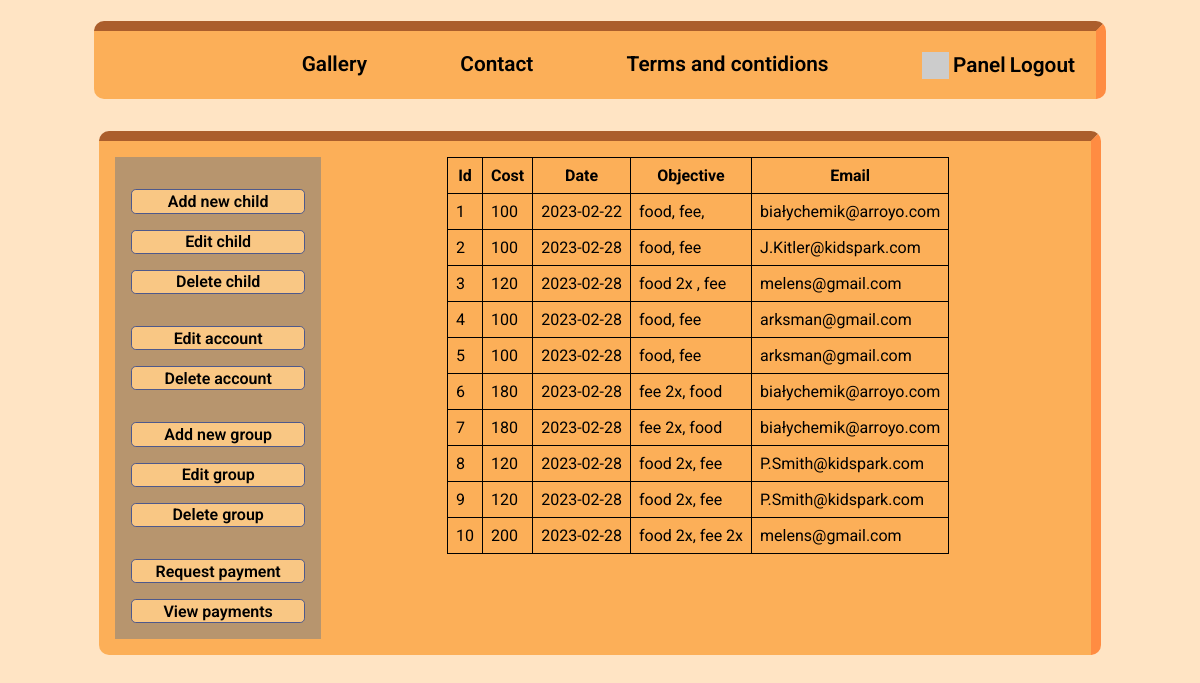
Screenshot of /panel/admin/payments/index.php (signed in) with the database file from the repository.
### tables this page shows
CREATE TABLE `payments` (
  `paymentId` int(11) NOT NULL,
  `cost` int(11) NOT NULL,
  `dateDue` date NOT NULL,
  `accountId` int(11) NOT NULL,
  `childId` int(11) NOT NULL,
  `objective` text NOT NULL
);

CREATE TABLE `accounts` (
  `accountId` int(11) NOT NULL,
  `email` text NOT NULL,
  `name` text NOT NULL,
  `familyName` text NOT NULL,
  `accountType` text NOT NULL,
  `password` text NOT NULL
);

### panel/admin/payments/index.php (the view, shortened to what this page needs)
<?php
    $conn = mysqli_connect("localhost", "root", "", "kindergarten");
?>
<!DOCTYPE html>
<html lang="en">
<head>
    <link rel="stylesheet" href="../../../css/style.css">
    <link rel="stylesheet" href="../../../css/admin.css">
</head>
<body>
    <div id="container">
        <?php
        include "../../../navbar.php";
        ?>
        </div>
        <div id="content">
            <?php
            include "../sidebar.php";
            ?>
            <div id="data">
                <table>
                    <tr><th>Id</th><th>Cost</th><th>Date</th><th>Objective</th><th>Email</th></tr>
                    <?php
                        $query = mysqli_query($conn, "SELECT paymentId, cost, dateDue, objective, email FROM payments JOIN accounts ON payments.accountId = accounts.accountId");
                        while ($row = mysqli_fetch_array($query)){
                            echo "<tr><td>{$row['paymentId']}</td><td>{$row['cost']}</td><td>{$row['dateDue']}</td><td>{$row['objective']}</td><td>{$row['email']}</td></tr>";
                        }
                    ?>
                </table>
            </div>
        </div>
</body>
</html>

### css/style.css (style rules this page uses)
body { font-family: Roboto, sans-serif; }
#content { width: 80vw; background-color: #FCAF58; margin: 2em auto auto; border: #FF8C42 10px inset; border-radius: 10px; border-bottom: none; border-left: none; padding: 1em; }
body { background: bisque; }

### css/admin.css (style rules this page uses)
#content { display: flex; flex-direction: row; justify-content: space-between; }
#data { padding: 0 1em 0 1em; flex-grow: 5; }
table, tr, td, th { border: 1px solid black; border-collapse: collapse; border-radius: 0.3em; margin: auto; padding: 0.5em; }

### rows the page displays
payments: paymentId "1", cost "100", dateDue "2023-02-22", objective "food, fee,", accountId.email "białychemik@arroyo.com"
payments: paymentId "2", cost "100", dateDue "2023-02-28", objective "food, fee", accountId.email "J.Kitler@kidspark.com"
payments: paymentId "3", cost "120", dateDue "2023-02-28", objective "food 2x , fee", accountId.email "melens@gmail.com"
payments: paymentId "4", cost "100", dateDue "2023-02-28", objective "food, fee", accountId.email "arksman@gmail.com"
payments: paymentId "5", cost "100", dateDue "2023-02-28", objective "food, fee", accountId.email "arksman@gmail.com"
payments: paymentId "6", cost "180", dateDue "2023-02-28", objective "fee 2x, food", accountId.email "białychemik@arroyo.com"
payments: paymentId "7", cost "180", dateDue "2023-02-28", objective "fee 2x, food", accountId.email "białychemik@arroyo.com"
payments: paymentId "8", cost "120", dateDue "2023-02-28", objective "food 2x, fee", accountId.email "P.Smith@kidspark.com"
payments: paymentId "9", cost "120", dateDue "2023-02-28", objective "food 2x, fee", accountId.email "P.Smith@kidspark.com"
payments: paymentId "10", cost "200", dateDue "2023-02-28", objective "food 2x, fee 2x", accountId.email "melens@gmail.com"
